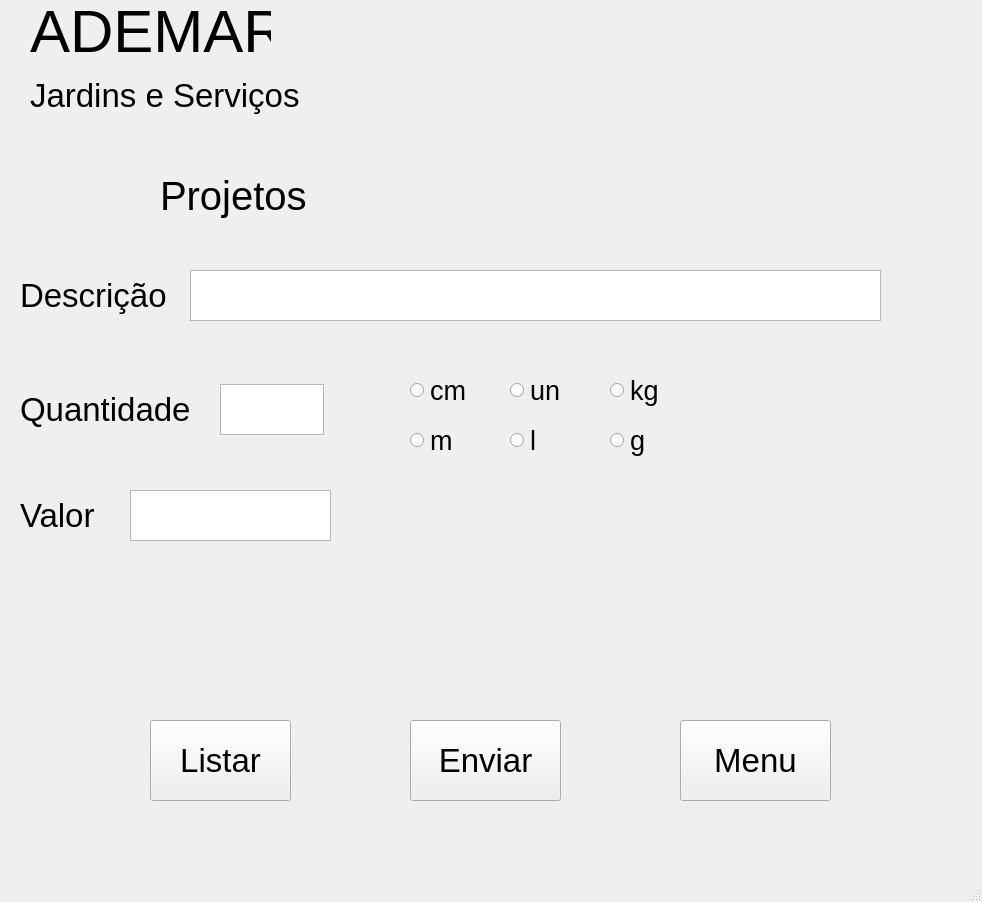
<?xml version="1.0" encoding="UTF-8"?>
<ui version="4.0">
 <class>MainWindow</class>
 <widget class="QMainWindow" name="MainWindow">
  <property name="geometry">
   <rect>
    <x>0</x>
    <y>0</y>
    <width>982</width>
    <height>902</height>
   </rect>
  </property>
  <property name="windowTitle">
   <string>MainWindow</string>
  </property>
  <widget class="QWidget" name="centralwidget">
   <widget class="QLabel" name="label_3">
    <property name="geometry">
     <rect>
      <x>160</x>
      <y>170</y>
      <width>171</width>
      <height>51</height>
     </rect>
    </property>
    <property name="font">
     <font>
      <pointsize>30</pointsize>
     </font>
    </property>
    <property name="text">
     <string>Projetos</string>
    </property>
   </widget>
   <widget class="QLabel" name="label_2">
    <property name="geometry">
     <rect>
      <x>30</x>
      <y>60</y>
      <width>281</width>
      <height>71</height>
     </rect>
    </property>
    <property name="font">
     <font>
      <pointsize>25</pointsize>
     </font>
    </property>
    <property name="text">
     <string>Jardins e Serviços</string>
    </property>
   </widget>
   <widget class="QLabel" name="label_4">
    <property name="geometry">
     <rect>
      <x>20</x>
      <y>270</y>
      <width>191</width>
      <height>51</height>
     </rect>
    </property>
    <property name="font">
     <font>
      <pointsize>25</pointsize>
     </font>
    </property>
    <property name="text">
     <string>Descrição</string>
    </property>
   </widget>
   <widget class="QLabel" name="label_5">
    <property name="geometry">
     <rect>
      <x>20</x>
      <y>490</y>
      <width>171</width>
      <height>51</height>
     </rect>
    </property>
    <property name="font">
     <font>
      <pointsize>25</pointsize>
     </font>
    </property>
    <property name="text">
     <string>Valor</string>
    </property>
   </widget>
   <widget class="QLabel" name="label_6">
    <property name="geometry">
     <rect>
      <x>20</x>
      <y>384</y>
      <width>191</width>
      <height>51</height>
     </rect>
    </property>
    <property name="font">
     <font>
      <pointsize>25</pointsize>
     </font>
    </property>
    <property name="text">
     <string>Quantidade</string>
    </property>
   </widget>
   <widget class="QRadioButton" name="radioButton">
    <property name="geometry">
     <rect>
      <x>610</x>
      <y>370</y>
      <width>61</width>
      <height>41</height>
     </rect>
    </property>
    <property name="font">
     <font>
      <pointsize>20</pointsize>
     </font>
    </property>
    <property name="text">
     <string>kg</string>
    </property>
   </widget>
   <widget class="QPushButton" name="pushButton">
    <property name="geometry">
     <rect>
      <x>150</x>
      <y>720</y>
      <width>141</width>
      <height>81</height>
     </rect>
    </property>
    <property name="font">
     <font>
      <pointsize>25</pointsize>
     </font>
    </property>
    <property name="text">
     <string>Listar</string>
    </property>
   </widget>
   <widget class="QTextEdit" name="textEdit_2">
    <property name="geometry">
     <rect>
      <x>220</x>
      <y>384</y>
      <width>104</width>
      <height>51</height>
     </rect>
    </property>
    <property name="font">
     <font>
      <pointsize>14</pointsize>
     </font>
    </property>
   </widget>
   <widget class="QRadioButton" name="radioButton_4">
    <property name="geometry">
     <rect>
      <x>510</x>
      <y>420</y>
      <width>61</width>
      <height>41</height>
     </rect>
    </property>
    <property name="font">
     <font>
      <pointsize>20</pointsize>
     </font>
    </property>
    <property name="text">
     <string>l</string>
    </property>
   </widget>
   <widget class="QLabel" name="label">
    <property name="geometry">
     <rect>
      <x>30</x>
      <y>0</y>
      <width>241</width>
      <height>61</height>
     </rect>
    </property>
    <property name="font">
     <font>
      <pointsize>45</pointsize>
     </font>
    </property>
    <property name="text">
     <string>ADEMAR</string>
    </property>
   </widget>
   <widget class="QPushButton" name="pushButton_2">
    <property name="geometry">
     <rect>
      <x>410</x>
      <y>720</y>
      <width>151</width>
      <height>81</height>
     </rect>
    </property>
    <property name="font">
     <font>
      <pointsize>25</pointsize>
     </font>
    </property>
    <property name="text">
     <string>Enviar</string>
    </property>
   </widget>
   <widget class="QRadioButton" name="radioButton_5">
    <property name="geometry">
     <rect>
      <x>510</x>
      <y>370</y>
      <width>71</width>
      <height>41</height>
     </rect>
    </property>
    <property name="font">
     <font>
      <pointsize>20</pointsize>
     </font>
    </property>
    <property name="text">
     <string>un</string>
    </property>
   </widget>
   <widget class="QRadioButton" name="radioButton_6">
    <property name="geometry">
     <rect>
      <x>610</x>
      <y>420</y>
      <width>41</width>
      <height>41</height>
     </rect>
    </property>
    <property name="font">
     <font>
      <pointsize>20</pointsize>
     </font>
    </property>
    <property name="text">
     <string>g</string>
    </property>
   </widget>
   <widget class="QTextEdit" name="textEdit">
    <property name="geometry">
     <rect>
      <x>190</x>
      <y>270</y>
      <width>691</width>
      <height>51</height>
     </rect>
    </property>
    <property name="font">
     <font>
      <pointsize>14</pointsize>
     </font>
    </property>
   </widget>
   <widget class="QRadioButton" name="radioButton_2">
    <property name="geometry">
     <rect>
      <x>410</x>
      <y>420</y>
      <width>51</width>
      <height>41</height>
     </rect>
    </property>
    <property name="font">
     <font>
      <pointsize>20</pointsize>
     </font>
    </property>
    <property name="text">
     <string>m</string>
    </property>
   </widget>
   <widget class="QTextEdit" name="textEdit_3">
    <property name="geometry">
     <rect>
      <x>130</x>
      <y>490</y>
      <width>201</width>
      <height>51</height>
     </rect>
    </property>
    <property name="font">
     <font>
      <pointsize>14</pointsize>
     </font>
    </property>
   </widget>
   <widget class="QRadioButton" name="radioButton_3">
    <property name="geometry">
     <rect>
      <x>410</x>
      <y>370</y>
      <width>71</width>
      <height>41</height>
     </rect>
    </property>
    <property name="font">
     <font>
      <pointsize>20</pointsize>
     </font>
    </property>
    <property name="text">
     <string>cm</string>
    </property>
   </widget>
   <widget class="QPushButton" name="pushButton_3">
    <property name="geometry">
     <rect>
      <x>680</x>
      <y>720</y>
      <width>151</width>
      <height>81</height>
     </rect>
    </property>
    <property name="font">
     <font>
      <pointsize>25</pointsize>
     </font>
    </property>
    <property name="text">
     <string>Menu</string>
    </property>
   </widget>
  </widget>
  <widget class="QStatusBar" name="statusbar"/>
 </widget>
 <resources/>
 <connections/>
</ui>
